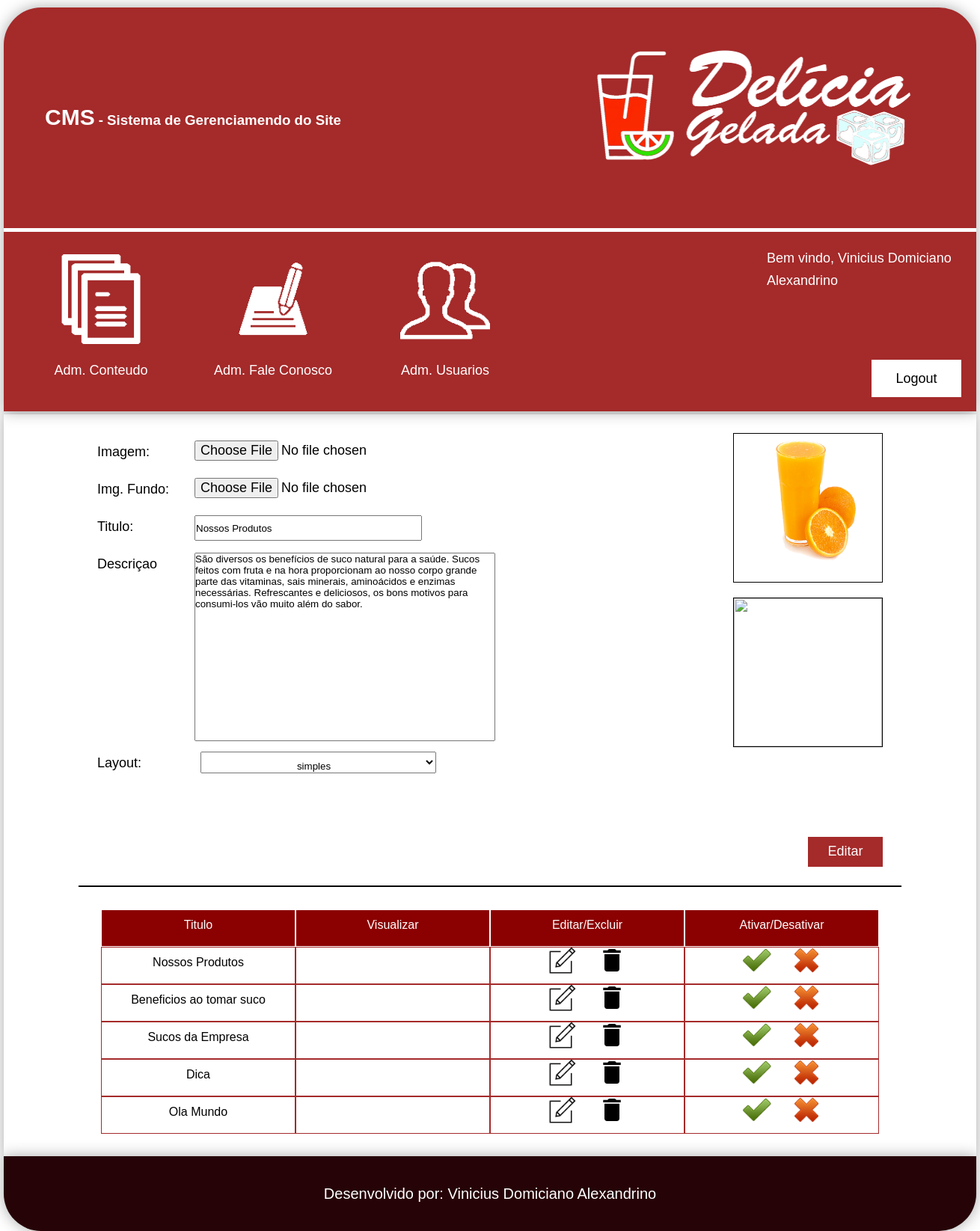
/cms/cms_curiosidades.php?modo=editar&codigo=3 (signed in), run on the app's committed database.
### tables this page shows
CREATE TABLE `tblcuriosidades` (
  `codigo` int(11) NOT NULL AUTO_INCREMENT,
  `titulo` varchar(70) NOT NULL,
  `imagem` varchar(250) DEFAULT NULL,
  `descricao` varchar(5000) NOT NULL,
  `fundo` varchar(250) DEFAULT NULL,
  `codigo_layout` int(11) NOT NULL,
  `status` tinyint(4) NOT NULL,
  PRIMARY KEY (`codigo`)
);

CREATE TABLE `tblconteudo_layout` (
  `codigo` int(11) NOT NULL AUTO_INCREMENT,
  `layout` varchar(50) NOT NULL,
  PRIMARY KEY (`codigo`)
);

### cms/cms_curiosidades.php (the view, shortened to what this page needs)
<?php
    $conexao = conexaoMysql();
    $titulo = (string) "";
    $descricao = (string) "";
    $foto = (string) "";
    $background = (string) "";
    $btnName = (string) "Criar";
    $codigoLayout = (int) 0;
    $nomeLayout = (string) "";
    if(isset($_GET['modo'])){
        $btnName = "Editar";
        $codigo = $_GET['codigo'];
        $sql = "select tblcuriosidades.*, tblconteudo_layout.layout
                from tblcuriosidades inner join tblconteudo_layout
                on tblcuriosidades.codigo_layout = tblconteudo_layout.codigo
                where tblcuriosidades.codigo =".$codigo;
        $select = mysqli_query($conexao, $sql);
        if($rsEditar = mysqli_fetch_array($select)){
            $titulo = $rsEditar['titulo'];
            $descricao = $rsEditar['descricao'];
            $codigoLayout = $rsEditar['codigo_layout'];
            $nomeLayout = $rsEditar['layout'];
            $foto = $rsEditar['imagem'];
            $background = $rsEditar['fundo'];
        }
    }
?>
<!DOCTYPE html>
<html lang="pt-br">
    <head>
        <link rel="stylesheet" type="text/css" href="css/style.css">
        <link rel="stylesheet" type="text/css" href="css/estilizacoes.css">
    </head>
    <body>
        <?php
            require_once("modulos/cabecalho.php");
        ?>
        <div class="conteudo center shadow">
            <section id="cms_curiosidades" class="center">
                <div class="adicionar">
                    <div id="foto" class="caixa_imagem">
                        <img src="bd/imagens/<?=$foto?>" alt="">
                    </div>
                    <form id="formFoto" name="frmImage" method="post" action="bd/upload.php" enctype="multipart/form-data">
                        <div class="caixa_preencher">
                            <p>Imagem:</p>
                            <input id="fileFoto" class="fle_img" type="file" name="fleImage" >
                        </div>
                    </form>
                    <div id="imagen_fundo" class="caixa_imagem_fundo">
                        <img src="bd/imagens/<?=$background?>" alt="">
                    </div>
                    <form id="formBackground" name="frmFundo" method="post" action="bd/upload_fundo.php" enctype="multipart/form-data">
                        <div class="caixa_preencher">
                            <p>Img. Fundo:</p>
                            <input id="fileBackground" class="fle_img" type="file" name="fleImage" >
                        </div>
                    </form>
                    <form name="frmCuriosidades" method="post" action="bd/salvar_curiosidades.php">
                        <div class="caixa_preencher">
                            <p>Titulo:</p>
                            <input class="txt_preencher" name="txtTitulo" type="text" value="<?=$titulo?>" required>
                        </div>
                        <div class="caixa_preencher">
                            <p> Descriçao </p>
                            <textarea name="textDesc" required><?=$descricao?></textarea>
                        </div>
                        <div class="caixa_preencher">
                            <p>Layout:</p>
                            <select class="caixa_selecionar" name="sltLayout" required>
                                <?php
                                    if(isset($_GET['modo'])){
                                        if(strtoupper($_GET['modo'])  =='EDITAR'){
                                ?>
                                    <option value="<?=$codigoLayout?>"><?=$nomeLayout?></option>
                                <?php
                                        }
                                    }else{
                                ?>
                                    <option value="">Selecione um nivel</option>
                                <?php
                                    }
                                ?>
                            </select>
                        </div>
                        <div class="botoes">
                            <input class="btn_adm_user" name="btnSalvar" type="submit" value="<?=$btnName?>">
                        </div>
                    </form>
                </div>
                <div class="visualizar_crud">
                    <div class="linha_visualizar_crud_header">
                        <div class="header_visualizar_crud nome_nivel">Titulo</div>
                        <div class="header_visualizar_crud">Visualizar</div>
                        <div class="header_visualizar_crud">Editar/Excluir</div>
                        <div class="header_visualizar_crud">Ativar/Desativar</div>
                    </div>
                    <?php
                        $sql = "select * from tblcuriosidades";
                        $select = mysqli_query($conexao, $sql);
                        while($rsVisualizar = mysqli_fetch_array($select)){
                    ?>
                    <div class="linha_visualizar_crud">
                        <div class="coluna_visualizar_crud"><?=$rsVisualizar['titulo']?></div>
                        <div class="coluna_visualizar_crud">
                            <a href="#" class="visualizar" onclick="visualizarDados(<?=$rsVisualizar['codigo']?>);">
                                <img src="icons/lupa.png" alt="">
                            </a>
                        </div>
                        <div class="coluna_visualizar_crud">
                            <a href="cms_curiosidades.php?modo=editar&codigo=<?=$rsVisualizar['codigo']?>">
                                <img src="icons/edit.png" alt="">
                            </a>
                            <a onclick="return confirm('deseja realmente deletar esse registro?')" href="bd/delete_curiosidade.php?modo=excluir&codigo=<?=$rsVisualizar['codigo']?>&nomeFoto=<?=$rsVisualizar['imagem']?>&nomeFundo=<?=$rsVisualizar['fundo']?>">
                                <img src="icons/delete.png" alt="">
                            </a>
                        </div>
                        <div class="coluna_visualizar_crud">
                            <a href="bd/status_curiosidades.php?modo=ativar&codigo=<?=$rsVisualizar['codigo']?>">
                                <img src="icons/true.png" alt="">
                            </a>
                            <a href="bd/status_curiosidades.php?modo=desativar&codigo=<?=$rsVisualizar['codigo']?>">
                                <img src="icons/false.png" alt="">
                            </a>
                        </div>
                    </div>
                    <?php
                        }
                    ?>
                </div>
            </section>
        </div>
        <?php
            require_once("modulos/rodape.php");
        ?>
    </body>
</html>

### cms/css/style.css (style rules this page uses)
option { width: inherit; height: inherit; }
#niveis_criar, #adicionar_usuario, .adicionar { width: inherit; height: auto; min-height: 250px; padding: 25px; box-sizing: border-box; overflow: hidden; }
.caixa_preencher { min-width: 50%; width: auto; min-height: 50px; height: auto; padding-top: 10px; box-sizing: border-box; }
.txt_preencher, .caixa_selecionar { width: 300px; height: 30px; margin-left: 10px; }
.caixa_preencher p { margin-right: 0; min-width: 120px; }
.caixa_selecionar option { font-size: 17px; line-height: 30px; }
.caixa_preencher textarea { width: 400px; height: 250px; margin-left: 10px; }
.caixa_preencher .txt_preencher, .caixa_preencher p { float: left; }
.fle_img { width: 500px; height: 30px; margin-left: 10px; font-size: 18px; }
.caixa_imagem, .caixa_imagem_fundo { width: 200px; height: 200px; box-sizing: border-box; border: solid 1px; float: right; }
.caixa_imagem_fundo { margin-top: 170px; margin-right: -200px; }
.botoes { width: 100%; height: 40px; float: left; margin-top: 7%; }
.btn_adm_user { width: 100px; height: inherit; float: right; border: 0px; background-color: brown; font-size: 18px; color: white; }
.visualizar_crud { width: inherit; min-height: 50px; height: auto; border-top: 2px solid black; padding: 30px; box-sizing: border-box; }
.linha_visualizar_crud, .linha_visualizar_crud_header { width: 100%; height: 50px; background-color: darkred; overflow: hidden; }
.header_visualizar_crud, .coluna_visualizar_crud { border: solid 1px white; box-sizing: border-box; color: white; float: left; width: 25%; height: 100%; text-align: center; font-size: 16px; line-height: 20px; padding-top: 1%; }
.coluna_visualizar_crud { background-color: #ffffff; border: solid 1px brown; color: black; }
.coluna_visualizar_crud img { width: 40px; height: 40px; margin-left: 10px; margin-right: 10px; margin-top: -5%; }
#cms_curiosidades { width: 1100px; min-height: 50px; height: auto; box-sizing: border-box; }
.caixa_selecionar { width: 30%; height: 100%; margin-left: 18px; margin-right: 18px; padding-top: 10px; box-sizing: border-box; float: left; text-align: center; }

### cms/css/estilizacoes.css (style rules this page uses)
* { margin: 0px; padding: 0px; font-family: Verdana, sans-serif; }
img { max-width: 100%; width: 100%; height: 100%; }
input { outline: 0; }
p { font-size: 18px; line-height: 30px; }
a { color: white; text-decoration: none; font-size: 20px; cursor: pointer; line-height: inherit; }
.center { margin-left: auto; margin-right: auto; }
.conteudo { width: 1300px; height: inherit; }
.shadow { box-shadow: 0px 0px 20px darkgray; }
textarea { resize: none; }

### data on the page
tblcuriosidades: imagem (picture), txtTitulo "Nossos Produtos", textDesc "São diversos os benefícios de suco natural para a saúde. Sucos feitos com fruta e na hora proporcionam ao nosso corpo grande parte das vitaminas, sais minerais, aminoácidos e enzimas necessárias. Refrescantes e deliciosos, os bons motivos para consumi-los vão muito além do sabor.", sltLayout "simples", titulo "Nossos Produtos"
tblcuriosidades: titulo "Beneficios ao tomar suco"
tblcuriosidades: titulo "Sucos da Empresa"
tblcuriosidades: titulo "Dica"
tblcuriosidades: titulo "Ola Mundo"

### other printed values
$nomeUsuario "Vinicius Domiciano Alexandrino"
